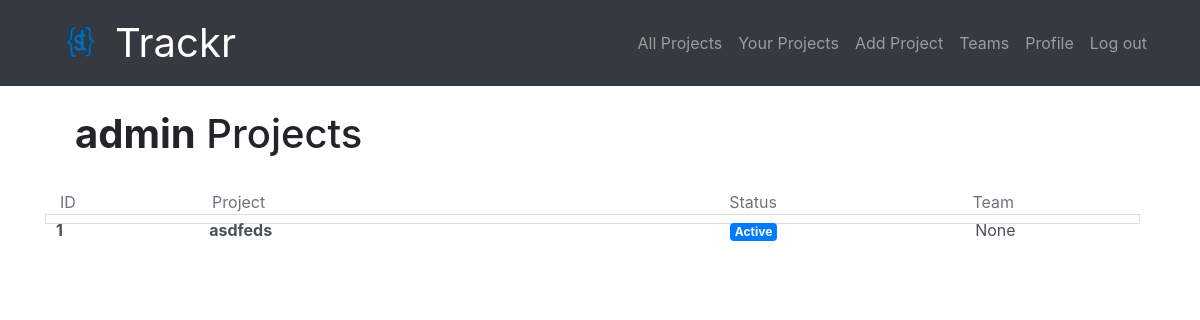
The page /projects/by/ (signed in) on the database its author committed.
### projects/models.py (models this page shows, shortened)
class Project(models.Model):
    id = models.AutoField(primary_key=True)
    project_name = models.CharField(max_length=256)
    worker = models.ForeignKey(User,related_name='projects',null=True,on_delete=models.SET_NULL)
    created_by = models.ForeignKey(User,related_name='created',null=True,on_delete=models.SET_NULL)
    description = models.TextField()
    created_at = models.DateTimeField(default=timezone.now)
    due_date = models.DateTimeField()
    status = models.CharField(max_length=20,choices=status)
    completed_on = models.DateTimeField(blank=True,null=True)
    team = models.ForeignKey(Team,related_name='projects',null=True,blank=True,on_delete=models.SET_NULL)
    class Meta():
        ordering = ['-created_at']
        unique_together = ['worker','project_name']

### projects/views.py (the view)
# urls.py: path('by/',views.userProjects,name='for_user'),
@login_required
def userProjects(request):
    projects = Project.objects.filter(worker=request.user)
    project_user = User.objects.prefetch_related("projects").get(
                                    username__iexact=request.user.username)
    context = {'projects':projects,'project_user':project_user}
    return render(request, 'projects/user_project_list.html',context)

### projects/templates/projects/user_project_list.html
{% extends "projects/project_base.html" %}
{% block proj_content %}
<br>
<div class="container">
  <h1><strong>{{project_user}}</strong> Projects</h1>
</div>
<br>
<div class="d-flex justify-content-center">
  <div class="container list-group">
    <div class="d-flex justify-content-between align-items-center row">
      <div class="col-sm-1 text-muted">ID</div>
      <div class="col-sm-5 text-muted">Project</div>
      <div class="col-sm-2 text-muted">Status</div>
      <div class="col-sm-2 text-muted">Team</div>
      {% for project in projects %}
        <a href="{% url 'projects:single' pk=project.pk %}" class="list-group-item list-group-item-action">
          <div class="d-flex justify-content-between align-items-center row">
            <div class="col-sm-1"><strong>{{project.pk}}</strong></div>
            <div class="col-sm-5"><strong>{{project.project_name}}</strong></div>
              {% if project.status == 'Active' %}
                <div class="col-sm-2"><span class="badge badge-primary">{{project.status}}</span></div>
              {% elif project.status == 'Hold' %}
                <div class="col-sm-2"><span class="badge badge-warning">{{project.status}}</span></div>
              {% elif project.status == 'Past Due' %}
                <div class="col-sm-2"><span class="badge badge-danger">{{project.status}}</span></div>
              {% else %}
                <div class="col-sm-2"><span class="badge badge-success">{{project.status}}</span></div>
              {% endif %}
            <div class="col-sm-2">{{project.team}}</div>
          </div>
        </a>
      {% endfor %}
  </div>
</div>
{% endblock %}

### static/css/master.css (style rules this page uses)
.list-group-item { height: 10px; padding: 3px 10px }

### rows shown on the page
Project: pk "1", project_name "asdfeds", status "Active", team "None"

### other values the page prints
{{ project_user }} "admin"
